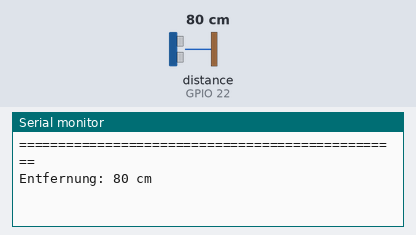
Bench run of a sketch on a simulated ESP32. On the bench: the last lines printed to the serial monitor. Wiring (inferred from the names in the program): ultrasonic range finder: trigger GPIO 23; echo GPIO 22. The test bench sets the inputs (shaded band); at power-on: distance to the obstacle (sensor on GPIO 22) 80 cm. The echo pulse lasts 58.3 µs per cm.

Above: at 3.2 s.
3.3 s: distance to the obstacle (sensor on GPIO 22) set to 2 cm
At 4.6 s:
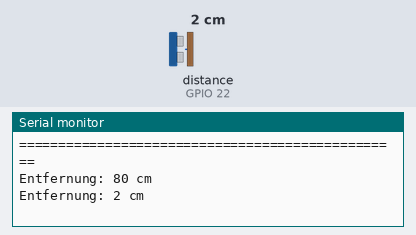
4.8 s: distance to the obstacle (sensor on GPIO 22) set to 4 cm
At 5.3 s:
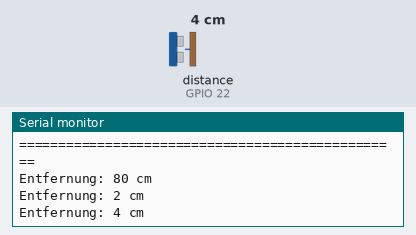
Timing chart, 0 to 7.8 s (numbered marks = the images above; inputs shaded):
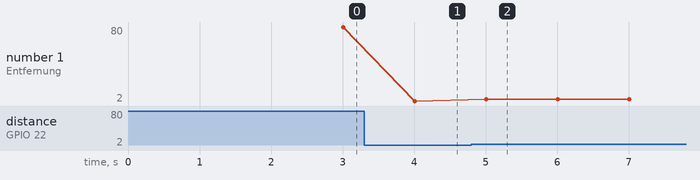

Measured:
- after the input at 3.3 s, the serial monitor: prints a new line after 0.71 s (image 1)
- after the input at 4.8 s, the serial monitor: prints a new line after 0.21 s (image 2)
- plotted number 1: 80 → 2 after the input at 3.3 s, 2 → 4 after the input at 4.8 s

The sketch:

1-AbstandssensorNurVariablen.ino
```cpp
/**
 * Abstandssensor, Version 1: Nur Variablen
 * ========================================
 *
 * Hier verwenden wir den Ultraschall-Abstandssensor des Sensor Kits, um den Abstand
 * zu einem Hinderniss zu messen. Der Einfachheit halber haben wir hierfür eine Funktion
 * mit zwei Parametern für die beiden Hardware-Pins definiert.
 */

constexpr int SENSOR_TRIGGER_PIN = 23;
constexpr int SENSOR_ECHO_PIN    = 22;


long measure_distance_cm(int trigger_pin, int echo_pin) {
  digitalWrite(trigger_pin, HIGH);
  delayMicroseconds(10);
  digitalWrite(trigger_pin, LOW);

  auto duration = pulseIn(echo_pin, HIGH);
  return duration / 58.2;
}


void setup() {
  delay(2000);
  Serial.begin(115200);
  Serial.print("\n=================================================\n");

  pinMode(SENSOR_TRIGGER_PIN, OUTPUT);
  pinMode(SENSOR_ECHO_PIN, INPUT);
}


void loop() {
  delay(1000);

  int distance_cm = measure_distance_cm(SENSOR_TRIGGER_PIN, SENSOR_ECHO_PIN);
  Serial.printf("Entfernung: %u cm\n", distance_cm);
}
```
